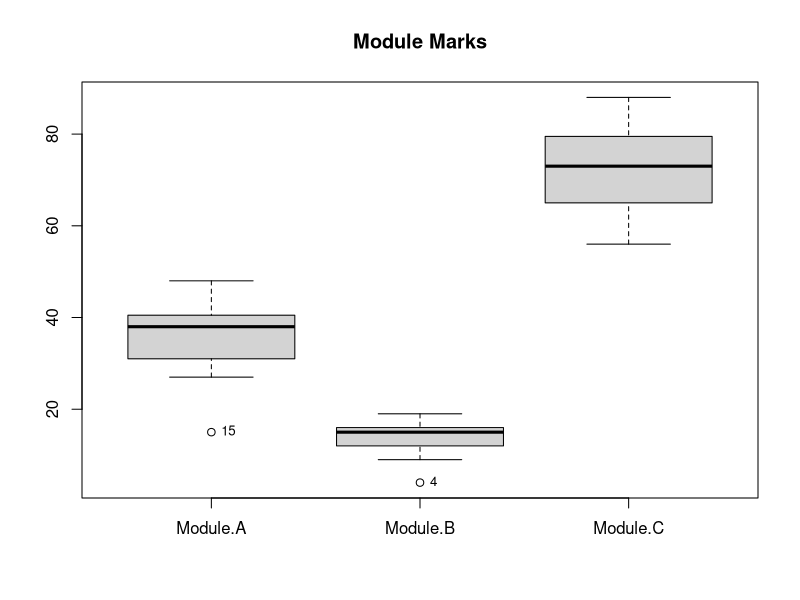
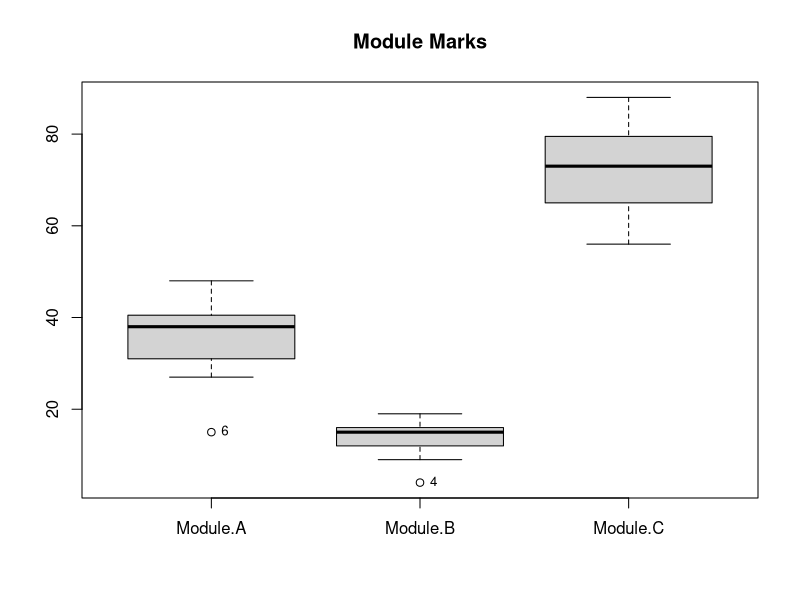
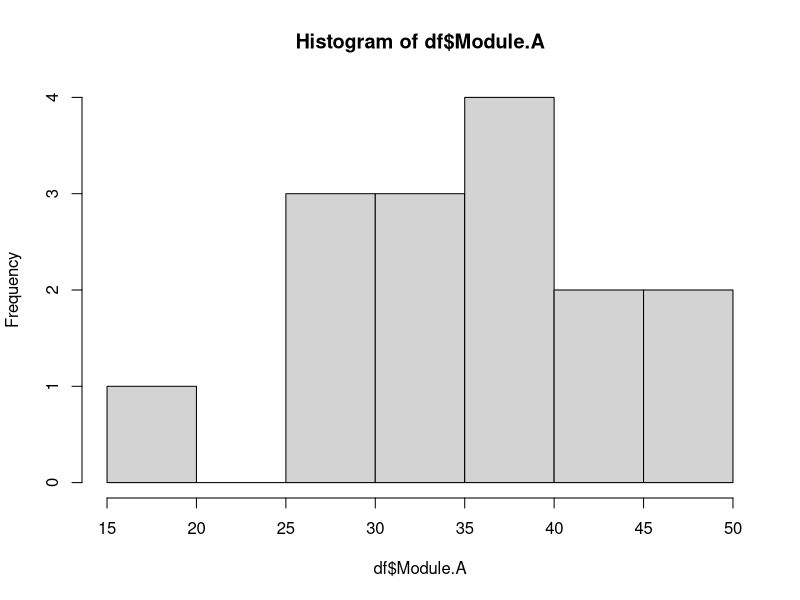
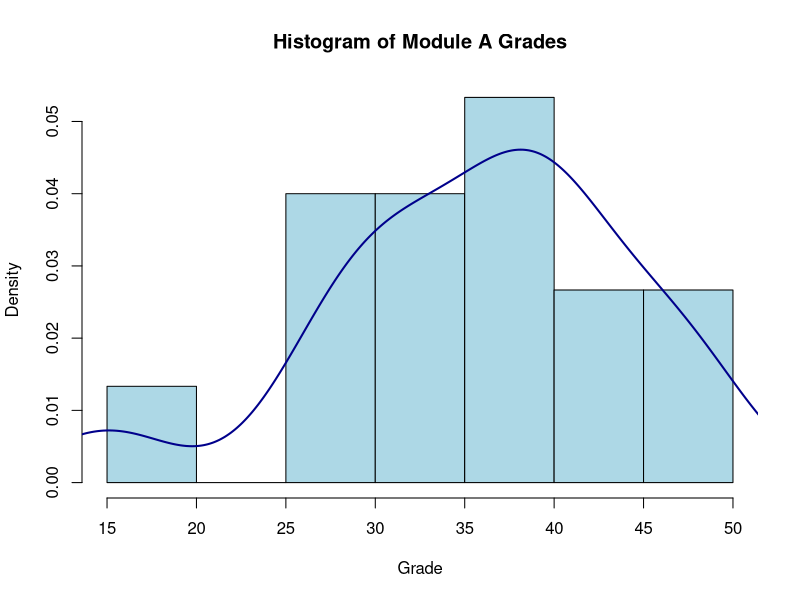
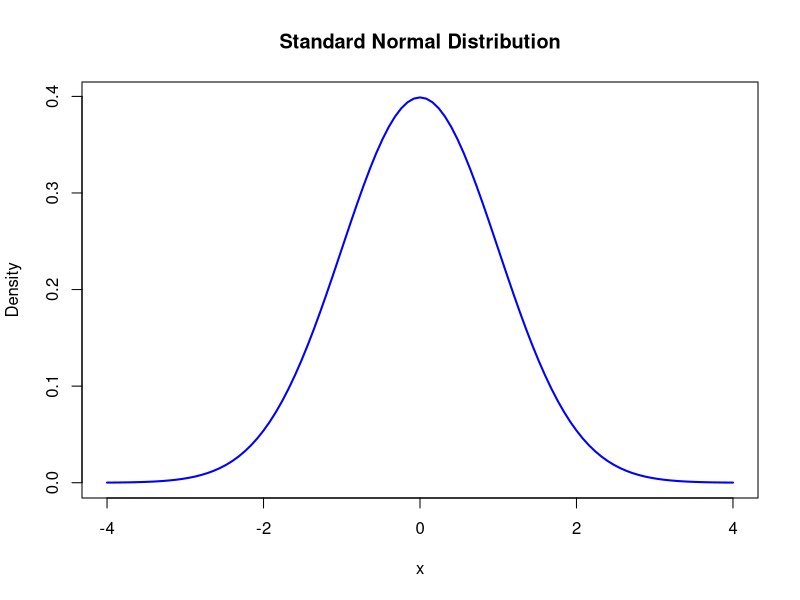

The R script that drew these images, in order:
## ---- chunk 1
1 + 1
## ---- chunk 2
rm(list = ls()) # clear the environment of variables
#load the data
df <-read.csv("data/ModuleMarks.csv")
head(df) #display the top 6 rows
## ---- chunk 3
summary(df)
sapply(df,sd)
## ---- chunk 4
moduleTotals <- c(50,20,100)
#example of calculating percentage for a single column
100*df$Module.B/moduleTotals[2]

#using sweep() to do all at once.
modPrct <- sweep(df,2,moduleTotals, FUN ="/")*100
head(modPrct)
## ---- chunk 5
summary(modPrct)
## ---- chunk 6
#this is for a single module
zA <- (df$Module.A-mean(df$Module.A))/sd(df$Module.A)
#we can now see that the mean is close to 0
mean(zA)
#and the standard deviation is close to 1.
sd(zA)
## ---- chunk 7
bigX <- 1000000000
smallX <- 0.000000001
bigX
smallX
## ---- chunk 8
zDf <- scale(df) #z-score
head(zDf) #check data
zDf <- as.data.frame(zDf) # turn back into a data frame
summary(zDf) #get summary stats
sapply(zDf, sd) #check sds
## ---- chunk 9
bp <- boxplot(df, main = "Module Marks") #create a boxplot
# label each outlier point with its value
text(x = bp$group, y = bp$out, labels = bp$out, pos = 4, cex = 0.8)
## ---- chunk 10
bp <- boxplot(df, main = "Module Marks")

#this finds the row in each group that has that outlier value 
row_labels <- mapply(function(val, grp) {
  colname <- names(df)[grp]
  which(df[[colname]] == val)[1]
}, bp$out, bp$group)

text(x = bp$group, y = bp$out, labels = row_labels, pos = 4, cex = 0.8)

## ---- chunk 11
zDf > 2
zDf < -2
## ---- chunk 12
hist(df$Module.A, breaks = 5) ##a histogram of a single module scores
## ---- chunk 13
d <- density(df$Module.A) #calculate smoothed density
#plot the histogram as density per bin instead of frequency
hist(df$Module.A, breaks = 10, main = "Histogram of Module A Grades", 
     xlab = "Grade", col = "lightblue", freq = FALSE)
#add density line to the plot
lines(d, col = "darkblue", lwd = 2)
## ---- chunk 14
curve(dnorm(x, mean = 0, sd = 1), from = -4, to = 4,
      main = "Standard Normal Distribution",
      xlab = "x", ylab = "Density", lwd = 2, col = "blue")
